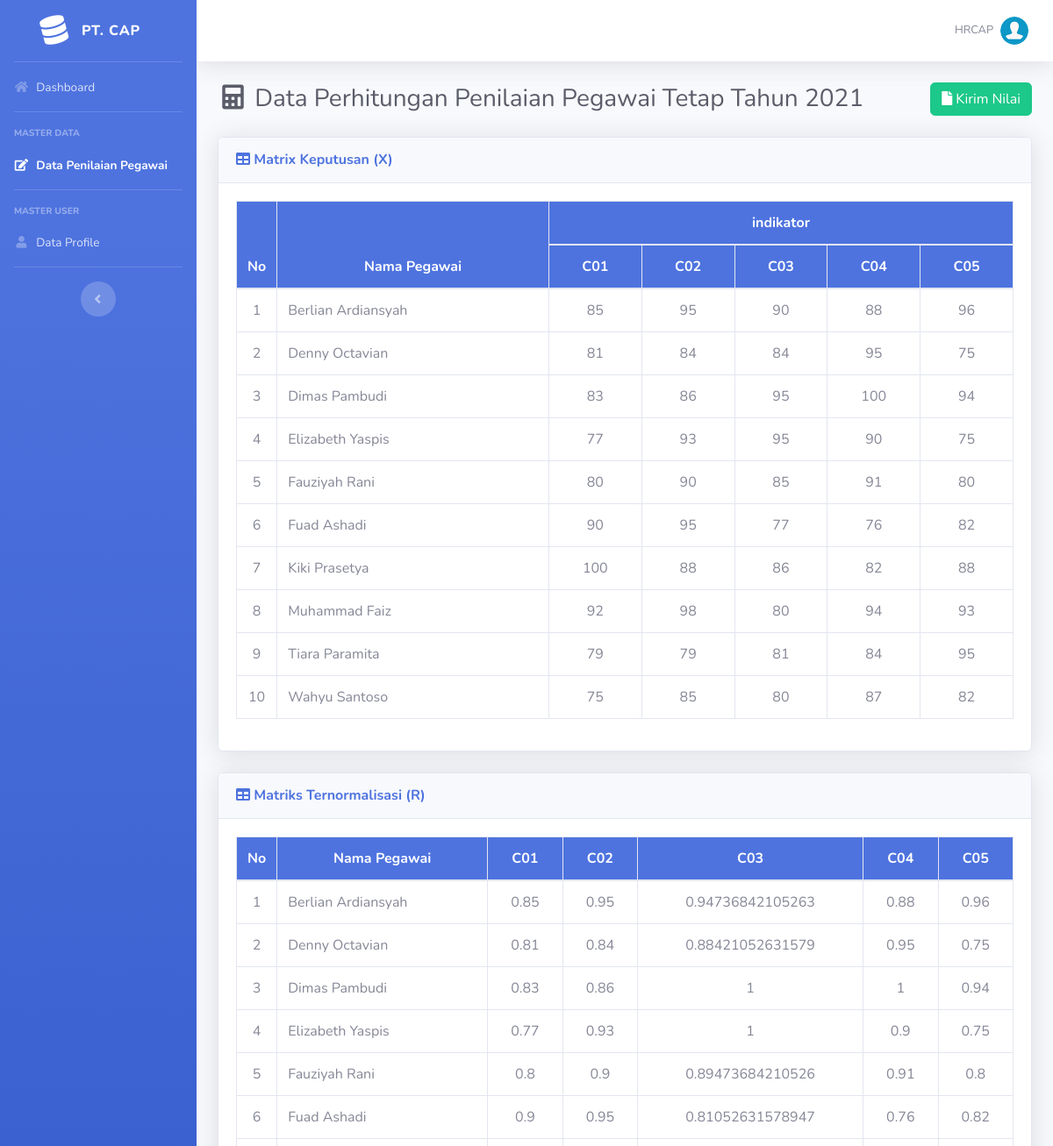
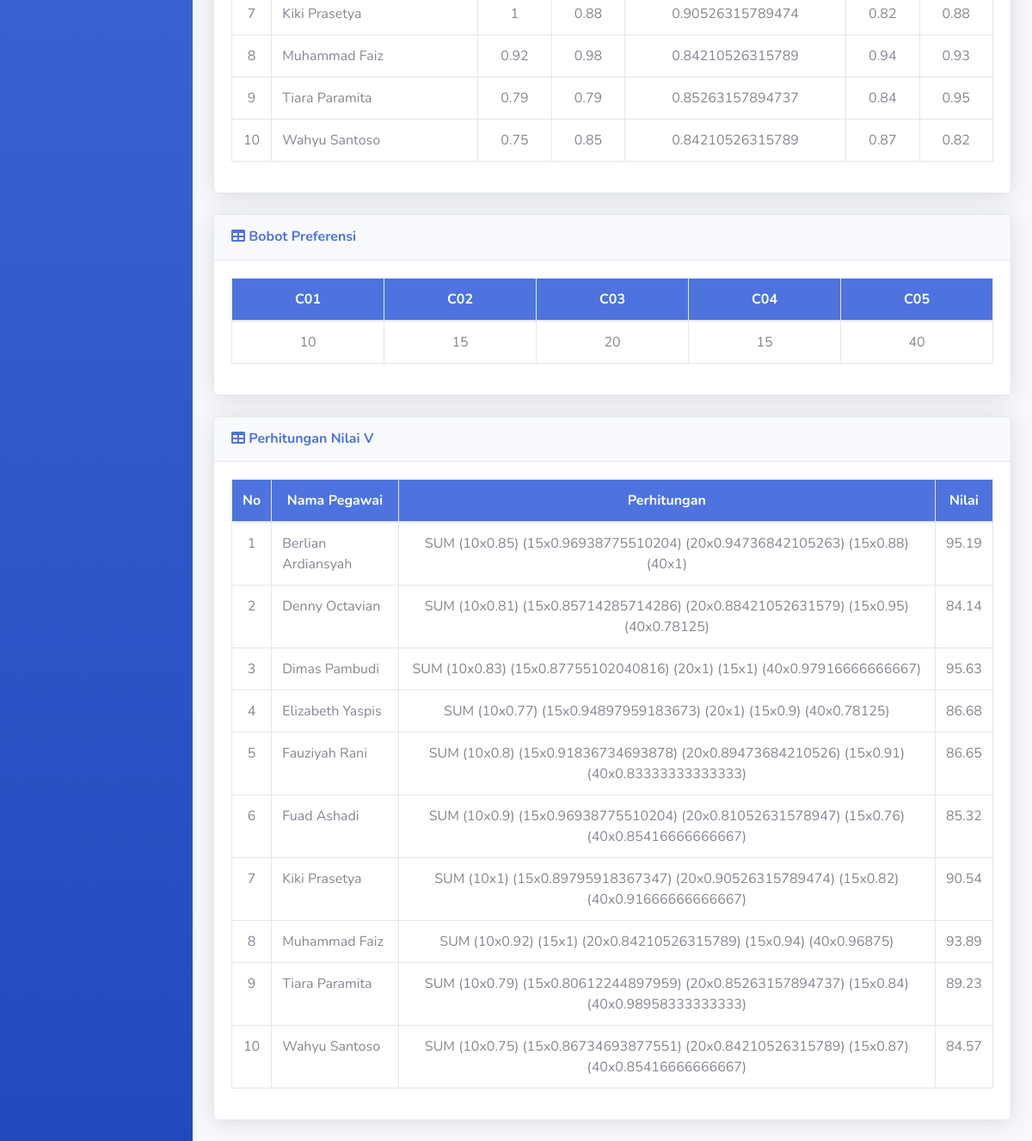
The app's page /admin/perhitungan-pegawai.php?id_periode=1 (signed in) with its own data (2 pictures, top to bottom).
### tables this page shows
CREATE TABLE `periode` (
  `id_periode` int(11) NOT NULL,
  `nama_periode` varchar(100) NOT NULL,
  `id_status` int(11) NOT NULL
);

CREATE TABLE `indikator` (
  `id_indikator` int(11) NOT NULL,
  `kode_indikator` varchar(5) NOT NULL,
  `nama_indikator` varchar(100) NOT NULL,
  `type` enum('Benefit','Cost') NOT NULL,
  `bobot` int(3) NOT NULL,
  `ada_pilihan` tinyint(1) NOT NULL
);

CREATE TABLE `pegawai` (
  `id_pegawai` int(11) NOT NULL,
  `nip` char(8) NOT NULL,
  `nama_pegawai` varchar(100) NOT NULL,
  `no_telp` varchar(13) NOT NULL,
  `email` varchar(100) NOT NULL,
  `tgl_bergabung` date NOT NULL,
  `id_status` int(11) NOT NULL,
  `id_divisi` int(11) NOT NULL
);

CREATE TABLE `penilaian_pegawai` (
  `id_penilaian` int(11) NOT NULL,
  `id_pegawai` int(11) NOT NULL,
  `id_indikator` int(11) NOT NULL,
  `id_periode` int(11) NOT NULL,
  `nilai` int(3) NOT NULL
);

### includes/functions.php (called while the page is built, shortened)
<?php
function get_role()
{
	if (isset($_SESSION['user_id']) && isset($_SESSION['role'])) {
		if ($_SESSION['role'] == '1') {
			return 'admin';
		} else {
			return 'kadiv';
		}
	} else {
		return false;
	}
}

### admin/perhitungan-pegawai.php (the view, shortened to what this page needs)
<?php
require_once('../includes/init.php');
$getPeriode = $_GET['id_periode'];
$verifPeriode = mysqli_query($koneksi, "SELECT * FROM periode WHERE id_periode = $getPeriode");
$periode = mysqli_fetch_assoc($verifPeriode);
$lp = mysqli_query($koneksi, "SELECT * FROM periode Where id_periode = '$getPeriode'");
$user_role = get_role();
if ($user_role == 'kadiv') {
	require_once('../template/header.php');
	$indikator = array();
	$q1 = mysqli_query($koneksi, "SELECT * FROM indikator ORDER BY kode_indikator ASC");
	while ($idktr = mysqli_fetch_array($q1)) {
		$indikator[$idktr['id_indikator']]['id_indikator'] = $idktr['id_indikator'];
		$indikator[$idktr['id_indikator']]['kode_indikator'] = $idktr['kode_indikator'];
		$indikator[$idktr['id_indikator']]['nama_indikator'] = $idktr['nama_indikator'];
		$indikator[$idktr['id_indikator']]['type'] = $idktr['type'];
		$indikator[$idktr['id_indikator']]['bobot'] = $idktr['bobot'];
		$indikator[$idktr['id_indikator']]['ada_pilihan'] = $idktr['ada_pilihan'];
	}
	$pegawai = array();
	$q2 = mysqli_query($koneksi, "SELECT * FROM pegawai JOIN divisi ON pegawai.id_divisi = divisi.id_divisi INNER JOIN status ON pegawai.id_status = status.id_status WHERE pegawai.id_status = '$periode[id_status]'");
	while ($alt = mysqli_fetch_assoc($q2)) {
		$pegawai[$alt['id_pegawai']]['id_pegawai'] = $alt['id_pegawai'];
		$pegawai[$alt['id_pegawai']]['nama_pegawai'] = $alt['nama_pegawai'];
		$pegawai[$alt['id_pegawai']]['id_divisi'] = $alt['id_divisi'];
		$pegawai[$alt['id_pegawai']]['id_status'] = $alt['id_status'];
	}
	$q3 = mysqli_query($koneksi, "SELECT * FROM indikator");
	$total_indikator = mysqli_num_rows($q3);
?>
	<div class="d-sm-flex align-items-center justify-content-between mb-4">
		<h1 class="h3 mb-0 text-gray-800"><i class="fas fa-fw fa-calculator"></i> Data Perhitungan <?= $periode['nama_periode']; ?></h1>
		<a href="daftar-nilai-pegawai.php?status=sukses" class="btn btn-success"> <i class="fa fa-file"></i> Kirim Nilai </a>
	</div>
	<div class="card shadow mb-4">
		<div class="card-header py-3">
			<h6 class="m-0 font-weight-bold text-primary"><i class="fa fa-table"></i> Matrix Keputusan (X)</h6>
		</div>
		<div class="card-body">
			<div class="table-responsive">
				<table class="table table-bordered" width="100%" cellspacing="0">
					<thead class="bg-primary text-white">
						<tr align="center">
							<th width="5%" rowspan="2">No</th>
							<th rowspan="2">Nama Pegawai</th>
							<th colspan="<?= $total_indikator; ?>">indikator</th>
						</tr>
						<tr align="center">
							<?php foreach ($indikator as $key) : ?>
								<th><?= $key['kode_indikator'] ?></th>
							<?php endforeach ?>
						</tr>
					</thead>
					<tbody>
						<?php
						$no = 1;
						foreach ($pegawai as $keys) : ?>
							<tr align="center">
								<td><?= $no; ?></td>
								<td align="left"><?= $keys['nama_pegawai'] ?></td>
								<?php foreach ($indikator as $key) : ?>
									<td>
										<?php
										if ($key['ada_pilihan'] == 1) {
											$q4 = mysqli_query($koneksi, "SELECT sub_kriteria.nilai FROM penilaian JOIN sub_kriteria WHERE penilaian.nilai=sub_kriteria.id_sub_kriteria AND penilaian.id_pelamar='$keys[id_pelamar]' AND penilaian.id_kriteria='$key[id_kriteria]'");
											$data = mysqli_fetch_array($q4);
											echo $data['nilai'];
										} else {
											$q4 = mysqli_query($koneksi, "SELECT nilai FROM penilaian_pegawai WHERE id_pegawai='$keys[id_pegawai]' AND id_indikator='$key[id_indikator]' AND id_periode='$periode[id_periode]'");
											$data = mysqli_fetch_array($q4);
											echo $data['nilai'];
										}
										?>
									</td>
								<?php endforeach ?>
							</tr>
						<?php
							$no++;
						endforeach
						?>
					</tbody>
				</table>
			</div>
		</div>
	</div>
	<div class="card shadow mb-4">
		<div class="card-header py-3">
			<h6 class="m-0 font-weight-bold text-primary"><i class="fa fa-table"></i> Matriks Ternormalisasi (R)</h6>
		</div>
		<div class="card-body">
			<div class="table-responsive">
				<table class="table table-bordered" width="100%" cellspacing="0">
					<thead class="bg-primary text-white">
						<tr align="center">
							<th width="5%" rowspan="2">No</th>
							<th>Nama Pegawai</th>
							<?php foreach ($indikator as $key) : ?>
								<th><?= $key['kode_indikator'] ?></th>
							<?php endforeach ?>
						</tr>
					</thead>
					<tbody>
						<?php
						$no = 1;
						foreach ($pegawai as $keys) : ?>
							<tr align="center">
								<td><?= $no; ?></td>
								<td align="left"><?= $keys['nama_pegawai'] ?></td>
								<?php foreach ($indikator as $key) : ?>
									<td>
										<?php
										if ($key['ada_pilihan'] == 1) {
											$q4 = mysqli_query($koneksi, "SELECT sub_kriteria.nilai FROM penilaian JOIN sub_kriteria WHERE penilaian.nilai=sub_kriteria.id_sub_kriteria AND penilaian.id_alternatif='$keys[id_alternatif]' AND penilaian.id_kriteria='$key[id_kriteria]'");
											$dt1 = mysqli_fetch_array($q4);
											$q5 = mysqli_query($koneksi, "SELECT MAX(sub_kriteria.nilai) as max, MIN(sub_kriteria.nilai) as min, kriteria.type FROM penilaian JOIN sub_kriteria ON penilaian.nilai=sub_kriteria.id_sub_kriteria JOIN kriteria ON penilaian.id_kriteria=kriteria.id_kriteria WHERE penilaian.id_kriteria='$key[id_kriteria]'");
											$dt2 = mysqli_fetch_array($q5);
											if ($dt2['type'] == "Benefit") {
												echo $dt1['nilai'] / $dt2['max'];
											} else {
												echo $dt2['min'] / $dt1['nilai'];
											}
										} else {
											$q4 = mysqli_query($koneksi, "SELECT nilai FROM penilaian_pegawai WHERE id_pegawai='$keys[id_pegawai]' AND id_indikator='$key[id_indikator]'");
											$dt1 = mysqli_fetch_array($q4);
											$q5 = mysqli_query($koneksi, "SELECT MAX(penilaian_pegawai.nilai) as max, MIN(penilaian_pegawai.nilai) as min, indikator.type FROM penilaian_pegawai JOIN indikator ON penilaian_pegawai.id_indikator=indikator.id_indikator WHERE penilaian_pegawai.id_indikator='$key[id_indikator]'");
											$dt2 = mysqli_fetch_array($q5);
											if ($dt2['type'] == "Benefit") {
												echo $dt1['nilai'] / $dt2['max'];
											} else {
												echo $dt2['min'] / $dt1['nilai'];
											}
										}
										?>
									</td>
								<?php endforeach ?>
							</tr>
						<?php
							$no++;
						endforeach
						?>
					</tbody>
				</table>
			</div>
		</div>
	</div>
	<div class="card shadow mb-4">
		<div class="card-header py-3">
			<h6 class="m-0 font-weight-bold text-primary"><i class="fa fa-table"></i> Bobot Preferensi</h6>
		</div>
		<div class="card-body">
			<div class="table-responsive">
				<table class="table table-bordered" width="100%" cellspacing="0">
					<thead class="bg-primary text-white">
						<tr align="center">
							<?php foreach ($indikator as $key) : ?>
								<th><?= $key['kode_indikator'] ?> </th>
							<?php endforeach ?>
						</tr>
					</thead>
					<tbody>
						<tr align="center">
							<?php foreach ($indikator as $key) : ?>
								<td>
									<?php
									echo $key['bobot'];
									?>
								</td>
							<?php endforeach ?>
						</tr>
					</tbody>
				</table>
			</div>
		</div>
	</div>
	<div class="card shadow mb-4">
		<div class="card-header py-3">
			<h6 class="m-0 font-weight-bold text-primary"><i class="fa fa-table"></i> Perhitungan Nilai V</h6>
		</div>
		<div class="card-body">
			<div class="table-responsive">
				<table class="table table-bordered" width="100%" cellspacing="0">
					<thead class="bg-primary text-white">
						<tr align="center">
							<th width="5%" rowspan="2">No</th>
							<th>Nama Pegawai</th>
							<th>Perhitungan</th>
							<th>Nilai</th>
						</tr>
					</thead>
					<tbody>
						<?php
						$no = 1;
						foreach ($pegawai as $keys) : ?>
							<tr align="center">
								<td><?= $no; ?></td>
								<td align="left"><?= $keys['nama_pegawai'] ?></td>
								<td>
									SUM
									<?php
									$nilai_v = 0;
									foreach ($indikator as $key) :
										$bobot = $key['bobot'];
										if ($key['ada_pilihan'] == 1) {
											$q4 = mysqli_query($koneksi, "SELECT sub_kriteria.nilai FROM penilaian JOIN sub_kriteria WHERE penilaian.nilai=sub_kriteria.id_sub_kriteria AND penilaian.id_alternatif='$keys[id_alternatif]' AND penilaian.id_kriteria='$key[id_kriteria]'");
											$dt1 = mysqli_fetch_array($q4);
											$q5 = mysqli_query($koneksi, "SELECT MAX(sub_kriteria.nilai) as max, MIN(sub_kriteria.nilai) as min, kriteria.type FROM penilaian JOIN sub_kriteria ON penilaian.nilai=sub_kriteria.id_sub_kriteria JOIN kriteria ON penilaian.id_kriteria=kriteria.id_kriteria WHERE penilaian.id_kriteria='$key[id_kriteria]'");
											$dt2 = mysqli_fetch_array($q5);
											if ($dt2['type'] == "Benefit") {
												$nilai_r = $dt1['nilai'] / $dt2['max'];
											} else {
												$nilai_r = $dt2['min'] / $dt1['nilai'];
											}
										} else {
											$q4 = mysqli_query($koneksi, "SELECT nilai FROM penilaian_pegawai WHERE id_pegawai='$keys[id_pegawai]' AND id_indikator='$key[id_indikator]' AND id_periode='$periode[id_periode]'");
											$dt1 = mysqli_fetch_array($q4);
											$q5 = mysqli_query($koneksi, "SELECT MAX(penilaian_pegawai.nilai) as max, MIN(penilaian_pegawai.nilai) as min, indikator.type FROM penilaian_pegawai JOIN indikator ON penilaian_pegawai.id_indikator=indikator.id_indikator WHERE penilaian_pegawai.id_indikator='$key[id_indikator]' AND id_periode='$periode[id_periode]'");
											$dt2 = mysqli_fetch_array($q5);
											if ($dt2['type'] == "Benefit") {
												$nilai_r = $dt1['nilai'] / $dt2['max'];
											} else {
												$nilai_r = $dt2['min'] / $dt1['nilai'];
											}
										}
										$nilai_penjumlahan = $bobot * $nilai_r;
										$nilai_v += $nilai_penjumlahan;
										echo "(" . $bobot . "x" . $nilai_r . ") ";
									endforeach ?>
								</td>
								<td>
									<?php
									echo round($nilai_v, 2, PHP_ROUND_HALF_UP);
									?>
								</td>
							</tr>
						<?php
							$result = mysqli_query($koneksi, "SELECT * FROM hasil_pegawai WHERE id_pegawai='$keys[id_pegawai]' AND id_periode = '$periode[id_periode]'");
							if (mysqli_fetch_assoc($result)) {
								mysqli_query($koneksi, "DELETE FROM hasil_pegawai WHERE id_pegawai='$keys[id_pegawai]' AND id_periode = '$periode[id_periode]'");
							}
							mysqli_query($koneksi, "INSERT INTO hasil_pegawai (id_hasil, id_pegawai, id_periode, nilai) VALUES (NULL, '$keys[id_pegawai]', '$periode[id_periode]', '$nilai_v')");
							$no++;
						endforeach;
						?>
					</tbody>
				</table>
			</div>
		<?php
		require_once('../template/footer.php');
	} else {
		header('Location: login.php');
	}
		?>

### records on screen
periode: nama_periode "Penilaian Pegawai Tetap Tahun 2021"
indikator: kode_indikator "C01", penilaian_pegawai.nilai "85", penilaian_pegawai.nilai "81", penilaian_pegawai.nilai "83", penilaian_pegawai.nilai "77", penilaian_pegawai.nilai "80", penilaian_pegawai.nilai "90", penilaian_pegawai.nilai "100", penilaian_pegawai.nilai "92", penilaian_pegawai.nilai "79", penilaian_pegawai.nilai "75", max "0.85", max "0.81", max "0.83", max "0.77", max "0.8", max "0.9", max "1", max "0.92", max "0.79", max "0.75", bobot "10", nilai_r "0.85", nilai_r "0.81", nilai_r "0.83", nilai_r "0.77", nilai_r "0.8", nilai_r "0.9", nilai_r "1", nilai_r "0.92", nilai_r "0.79", nilai_r "0.75"
indikator: kode_indikator "C02", penilaian_pegawai.nilai "95", penilaian_pegawai.nilai "84", penilaian_pegawai.nilai "86", penilaian_pegawai.nilai "93", penilaian_pegawai.nilai "90", penilaian_pegawai.nilai "88", penilaian_pegawai.nilai "98", penilaian_pegawai.nilai "79", penilaian_pegawai.nilai "85", max "0.95", max "0.84", max "0.86", max "0.93", max "0.9", max "0.88", max "0.98", max "0.79", max "0.85", bobot "15", nilai_r "0.96938775510204", nilai_r "0.85714285714286", nilai_r "0.87755102040816", nilai_r "0.94897959183673", nilai_r "0.91836734693878", nilai_r "0.89795918367347", nilai_r "1", nilai_r "0.80612244897959", nilai_r "0.86734693877551"
indikator: kode_indikator "C03", penilaian_pegawai.nilai "90", penilaian_pegawai.nilai "84", penilaian_pegawai.nilai "95", penilaian_pegawai.nilai "85", penilaian_pegawai.nilai "77", penilaian_pegawai.nilai "86", penilaian_pegawai.nilai "80", penilaian_pegawai.nilai "81", max "0.94736842105263", max "0.88421052631579", max "1", max "0.89473684210526", max "0.81052631578947", max "0.90526315789474", max "0.84210526315789", max "0.85263157894737", bobot "20", nilai_r "0.94736842105263", nilai_r "0.88421052631579", nilai_r "1", nilai_r "0.89473684210526", nilai_r "0.81052631578947", nilai_r "0.90526315789474", nilai_r "0.84210526315789", nilai_r "0.85263157894737"
indikator: kode_indikator "C04", penilaian_pegawai.nilai "88", penilaian_pegawai.nilai "95", penilaian_pegawai.nilai "100", penilaian_pegawai.nilai "90", penilaian_pegawai.nilai "91", penilaian_pegawai.nilai "76", penilaian_pegawai.nilai "82", penilaian_pegawai.nilai "94", penilaian_pegawai.nilai "84", penilaian_pegawai.nilai "87", max "0.88", max "0.95", max "1", max "0.9", max "0.91", max "0.76", max "0.82", max "0.94", max "0.84", max "0.87", bobot "15", nilai_r "0.88", nilai_r "0.95", nilai_r "1", nilai_r "0.9", nilai_r "0.91", nilai_r "0.76", nilai_r "0.82", nilai_r "0.94", nilai_r "0.84", nilai_r "0.87"
indikator: kode_indikator "C05", penilaian_pegawai.nilai "96", penilaian_pegawai.nilai "75", penilaian_pegawai.nilai "94", penilaian_pegawai.nilai "80", penilaian_pegawai.nilai "82", penilaian_pegawai.nilai "88", penilaian_pegawai.nilai "93", penilaian_pegawai.nilai "95", max "0.96", max "0.75", max "0.94", max "0.8", max "0.82", max "0.88", max "0.93", max "0.95", bobot "40", nilai_r "1", nilai_r "0.78125", nilai_r "0.97916666666667", nilai_r "0.83333333333333", nilai_r "0.85416666666667", nilai_r "0.91666666666667", nilai_r "0.96875", nilai_r "0.98958333333333"
pegawai: nama_pegawai "Berlian Ardiansyah", nilai_v "95.19"
pegawai: nama_pegawai "Denny Octavian", nilai_v "84.14"
pegawai: nama_pegawai "Dimas Pambudi", nilai_v "95.63"
pegawai: nama_pegawai "Elizabeth Yaspis", nilai_v "86.68"
pegawai: nama_pegawai "Fauziyah Rani", nilai_v "86.65"
pegawai: nama_pegawai "Fuad Ashadi", nilai_v "85.32"
pegawai: nama_pegawai "Kiki Prasetya", nilai_v "90.54"
pegawai: nama_pegawai "Muhammad Faiz", nilai_v "93.89"
pegawai: nama_pegawai "Tiara Paramita", nilai_v "89.23"
pegawai: nama_pegawai "Wahyu Santoso", nilai_v "84.57"

### other values on screen
$_SESSION['username'] "HRCAP"
